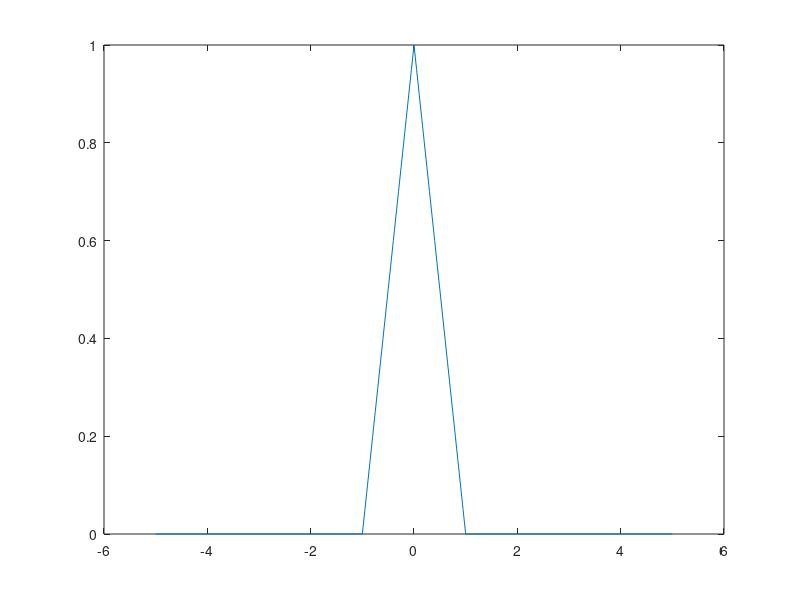

Reproduce this figure in MATLAB. (Note: this script raises an error after producing the figure.)
% Initializing variables and parameters
dx=0.05;
% dx=2^-9;
x=-5:dx:5; 
c=1;
dt=dx/c; t= 0:dt:20;
u=zeros(length(t),length(x)+1);
% Setting boundary conditions and initial conditions
% Dirichlet BCs sets first and last row of U to zero
% I.C f(x) = 1-|x| for |x| <=1
u(:,1)=0;

lx=length(x);

for i=1:lx
    if abs(x(i))<=1
        u(1,i)=1-abs(x(i));
    end
end
u(2,end)=u(2,end-2);

% figure; plot(x,u(2,1:end-1))
s=c*dt/dx;
u(2,2:lx)=s^2/2*u(1,3:lx+1)+u(1,2:lx)*(1-s^2)+s^2/2*u(1,1:lx-1);  u(2,end)=u(2,end-2);
% u(1,:)=u(3,:);
% Solving for solution at other times
for i=3:length(t)

    u(i,2:lx)=s^2*u(i-1,3:lx+1)+u((i-1),(2:lx))*(2-2*s^2)+s^2*u((i-1),(1:lx-1))-u((i-2),(2:lx));
    u(i,end)=u(i,end-2);
end
U=u(:,1:end-1);
%%% plotting solution at different times
figure;plot(x,U(1,:))
t1=round(t,3);
% hold on
% plot(x,U(find(t1==5),:))
% plot(x,U(find(t1==20),:)); 
% hold off;
% figure; plot(t,U(2:end,find(x==5)))
figure;surf(x,t,U);colormap jet;shading interp
% k=.5:.5:20; figure; hold on;
% for i=1:length(k)
% %     k=.5:.5:10;
%     plot(x,U((find(t==k(i))+1),:));
% end

